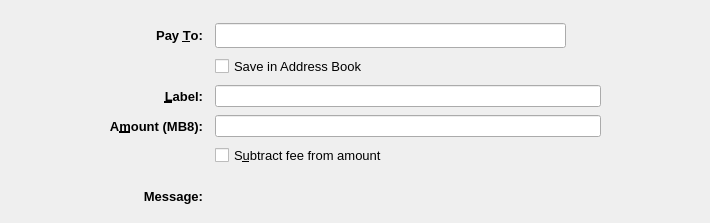
<?xml version="1.0" encoding="UTF-8"?>
<ui version="4.0">
 <class>SendCoinsEntry</class>
 <widget class="QStackedWidget" name="SendCoinsEntry">
  <property name="geometry">
   <rect>
    <x>0</x>
    <y>0</y>
    <width>710</width>
    <height>223</height>
   </rect>
  </property>
  <property name="focusPolicy">
   <enum>Qt::TabFocus</enum>
  </property>
  <property name="autoFillBackground">
   <bool>false</bool>
  </property>
  <property name="styleSheet">
   <string notr="true"/>
  </property>
  <property name="currentIndex">
   <number>0</number>
  </property>
  <widget class="QFrame" name="SendCoins">
   <property name="toolTip">
    <string>This is a normal payment.</string>
   </property>
   <property name="frameShape">
    <enum>QFrame::NoFrame</enum>
   </property>
   <layout class="QGridLayout" name="gridLayout">
    <property name="topMargin">
     <number>8</number>
    </property>
    <property name="bottomMargin">
     <number>4</number>
    </property>
    <property name="horizontalSpacing">
     <number>12</number>
    </property>
    <property name="verticalSpacing">
     <number>8</number>
    </property>
    <item row="1" column="0">
     <spacer name="horizontalSpacer">
      <property name="orientation">
       <enum>Qt::Horizontal</enum>
      </property>
      <property name="sizeType">
       <enum>QSizePolicy::Maximum</enum>
      </property>
      <property name="sizeHint" stdset="0">
       <size>
        <width>100</width>
        <height>20</height>
       </size>
      </property>
     </spacer>
    </item>
    <item row="3" column="2">
     <widget class="QLineEdit" name="addAsLabel">
      <property name="sizePolicy">
       <sizepolicy hsizetype="Expanding" vsizetype="Expanding">
        <horstretch>0</horstretch>
        <verstretch>0</verstretch>
       </sizepolicy>
      </property>
      <property name="toolTip">
       <string>Enter a label for this address to add it to the list of used addresses</string>
      </property>
      <property name="styleSheet">
       <string notr="true"/>
      </property>
     </widget>
    </item>
    <item row="0" column="2">
     <spacer name="verticalSpacer">
      <property name="orientation">
       <enum>Qt::Vertical</enum>
      </property>
      <property name="sizeHint" stdset="0">
       <size>
        <width>20</width>
        <height>40</height>
       </size>
      </property>
     </spacer>
    </item>
    <item row="1" column="3">
     <spacer name="horizontalSpacer_2">
      <property name="orientation">
       <enum>Qt::Horizontal</enum>
      </property>
      <property name="sizeType">
       <enum>QSizePolicy::Maximum</enum>
      </property>
      <property name="sizeHint" stdset="0">
       <size>
        <width>100</width>
        <height>20</height>
       </size>
      </property>
     </spacer>
    </item>
    <item row="12" column="2">
     <widget class="QLabel" name="messageTextLabel">
      <property name="toolTip">
       <string>A message that was attached to the mb8coin: URI which will be stored with the transaction for your reference. Note: This message will not be sent over the MB8Coin network.</string>
      </property>
      <property name="styleSheet">
       <string notr="true"/>
      </property>
      <property name="textFormat">
       <enum>Qt::PlainText</enum>
      </property>
     </widget>
    </item>
    <item row="1" column="1">
     <widget class="QLabel" name="payToLabel">
      <property name="font">
       <font>
        <pointsize>10</pointsize>
        <weight>75</weight>
        <bold>true</bold>
       </font>
      </property>
      <property name="text">
       <string>Pay &amp;To:</string>
      </property>
      <property name="alignment">
       <set>Qt::AlignRight|Qt::AlignTrailing|Qt::AlignVCenter</set>
      </property>
      <property name="buddy">
       <cstring>payTo</cstring>
      </property>
     </widget>
    </item>
    <item row="12" column="1">
     <widget class="QLabel" name="messageLabel">
      <property name="font">
       <font>
        <pointsize>10</pointsize>
        <weight>75</weight>
        <bold>true</bold>
       </font>
      </property>
      <property name="text">
       <string>Message:</string>
      </property>
      <property name="alignment">
       <set>Qt::AlignRight|Qt::AlignTrailing|Qt::AlignVCenter</set>
      </property>
     </widget>
    </item>
    <item row="6" column="2">
     <layout class="QHBoxLayout" name="horizontalLayoutAmount" stretch="0">
      <item>
       <widget class="MB8CoinAmountField" name="payAmount">
        <property name="sizePolicy">
         <sizepolicy hsizetype="Expanding" vsizetype="Expanding">
          <horstretch>0</horstretch>
          <verstretch>0</verstretch>
         </sizepolicy>
        </property>
        <property name="styleSheet">
         <string notr="true"/>
        </property>
       </widget>
      </item>
     </layout>
    </item>
    <item row="3" column="1">
     <widget class="QLabel" name="labellLabel">
      <property name="font">
       <font>
        <pointsize>10</pointsize>
        <weight>75</weight>
        <bold>true</bold>
       </font>
      </property>
      <property name="text">
       <string>&amp;Label:</string>
      </property>
      <property name="alignment">
       <set>Qt::AlignRight|Qt::AlignTrailing|Qt::AlignVCenter</set>
      </property>
      <property name="buddy">
       <cstring>addAsLabel</cstring>
      </property>
     </widget>
    </item>
    <item row="1" column="2">
     <layout class="QHBoxLayout" name="payToLayout">
      <property name="spacing">
       <number>0</number>
      </property>
      <item>
       <widget class="QValidatedLineEdit" name="payTo">
        <property name="sizePolicy">
         <sizepolicy hsizetype="Expanding" vsizetype="Expanding">
          <horstretch>0</horstretch>
          <verstretch>0</verstretch>
         </sizepolicy>
        </property>
        <property name="toolTip">
         <string>The MB8Coin address to send the payment to</string>
        </property>
        <property name="styleSheet">
         <string notr="true"/>
        </property>
       </widget>
      </item>
      <item>
       <widget class="QToolButton" name="addressBookButton">
        <property name="toolTip">
         <string notr="true"/>
        </property>
        <property name="styleSheet">
         <string notr="true">border:0;background:transparent</string>
        </property>
        <property name="text">
         <string/>
        </property>
        <property name="icon">
         <iconset resource="../mb8coin.qrc">
          <normaloff>:/icons/address-book</normaloff>:/icons/address-book</iconset>
        </property>
        <property name="iconSize">
         <size>
          <width>22</width>
          <height>22</height>
         </size>
        </property>
        <property name="shortcut">
         <string>Alt+A</string>
        </property>
       </widget>
      </item>
      <item>
       <spacer name="horizontalSpacer_3">
        <property name="orientation">
         <enum>Qt::Horizontal</enum>
        </property>
        <property name="sizeType">
         <enum>QSizePolicy::Maximum</enum>
        </property>
        <property name="sizeHint" stdset="0">
         <size>
          <width>10</width>
          <height>20</height>
         </size>
        </property>
       </spacer>
      </item>
     </layout>
    </item>
    <item row="10" column="2">
     <spacer name="verticalSpacer_3">
      <property name="orientation">
       <enum>Qt::Vertical</enum>
      </property>
      <property name="sizeHint" stdset="0">
       <size>
        <width>20</width>
        <height>40</height>
       </size>
      </property>
     </spacer>
    </item>
    <item row="2" column="2">
     <widget class="QCheckBox" name="addressBookCheckBox">
      <property name="font">
       <font>
        <pointsize>10</pointsize>
       </font>
      </property>
      <property name="text">
       <string>Save in Address Book</string>
      </property>
     </widget>
    </item>
    <item row="6" column="1">
     <widget class="QLabel" name="amountLabel">
      <property name="font">
       <font>
        <pointsize>10</pointsize>
        <weight>75</weight>
        <bold>true</bold>
       </font>
      </property>
      <property name="text">
       <string>A&amp;mount (MB8):</string>
      </property>
      <property name="alignment">
       <set>Qt::AlignRight|Qt::AlignTrailing|Qt::AlignVCenter</set>
      </property>
      <property name="buddy">
       <cstring>payAmount</cstring>
      </property>
     </widget>
    </item>
    <item row="13" column="2">
     <spacer name="verticalSpacer_2">
      <property name="orientation">
       <enum>Qt::Vertical</enum>
      </property>
      <property name="sizeHint" stdset="0">
       <size>
        <width>20</width>
        <height>40</height>
       </size>
      </property>
     </spacer>
    </item>
    <item row="7" column="2">
     <widget class="QCheckBox" name="checkboxSubtractFeeFromAmount">
      <property name="font">
       <font>
        <pointsize>10</pointsize>
       </font>
      </property>
      <property name="toolTip">
       <string>The fee will be deducted from the amount being sent. The recipient will receive less mb8coins than you enter in the amount field. If multiple recipients are selected, the fee is split equally.</string>
      </property>
      <property name="text">
       <string>S&amp;ubtract fee from amount</string>
      </property>
     </widget>
    </item>
   </layout>
  </widget>
  <widget class="QFrame" name="SendCoins_UnauthenticatedPaymentRequest">
   <property name="palette">
    <palette>
     <active>
      <colorrole role="WindowText">
       <brush brushstyle="SolidPattern">
        <color alpha="255">
         <red>0</red>
         <green>0</green>
         <blue>0</blue>
        </color>
       </brush>
      </colorrole>
      <colorrole role="Button">
       <brush brushstyle="SolidPattern">
        <color alpha="255">
         <red>239</red>
         <green>241</green>
         <blue>244</blue>
        </color>
       </brush>
      </colorrole>
      <colorrole role="Light">
       <brush brushstyle="SolidPattern">
        <color alpha="255">
         <red>255</red>
         <green>255</green>
         <blue>255</blue>
        </color>
       </brush>
      </colorrole>
      <colorrole role="Midlight">
       <brush brushstyle="SolidPattern">
        <color alpha="255">
         <red>255</red>
         <green>255</green>
         <blue>191</blue>
        </color>
       </brush>
      </colorrole>
      <colorrole role="Dark">
       <brush brushstyle="SolidPattern">
        <color alpha="255">
         <red>127</red>
         <green>127</green>
         <blue>63</blue>
        </color>
       </brush>
      </colorrole>
      <colorrole role="Mid">
       <brush brushstyle="SolidPattern">
        <color alpha="255">
         <red>170</red>
         <green>170</green>
         <blue>84</blue>
        </color>
       </brush>
      </colorrole>
      <colorrole role="Text">
       <brush brushstyle="SolidPattern">
        <color alpha="255">
         <red>0</red>
         <green>0</green>
         <blue>0</blue>
        </color>
       </brush>
      </colorrole>
      <colorrole role="BrightText">
       <brush brushstyle="SolidPattern">
        <color alpha="255">
         <red>255</red>
         <green>255</green>
         <blue>255</blue>
        </color>
       </brush>
      </colorrole>
      <colorrole role="ButtonText">
       <brush brushstyle="SolidPattern">
        <color alpha="255">
         <red>0</red>
         <green>0</green>
         <blue>0</blue>
        </color>
       </brush>
      </colorrole>
      <colorrole role="Base">
       <brush brushstyle="SolidPattern">
        <color alpha="255">
         <red>239</red>
         <green>241</green>
         <blue>244</blue>
        </color>
       </brush>
      </colorrole>
      <colorrole role="Window">
       <brush brushstyle="SolidPattern">
        <color alpha="255">
         <red>239</red>
         <green>241</green>
         <blue>244</blue>
        </color>
       </brush>
      </colorrole>
      <colorrole role="Shadow">
       <brush brushstyle="SolidPattern">
        <color alpha="255">
         <red>0</red>
         <green>0</green>
         <blue>0</blue>
        </color>
       </brush>
      </colorrole>
      <colorrole role="AlternateBase">
       <brush brushstyle="SolidPattern">
        <color alpha="255">
         <red>255</red>
         <green>255</green>
         <blue>191</blue>
        </color>
       </brush>
      </colorrole>
      <colorrole role="ToolTipBase">
       <brush brushstyle="SolidPattern">
        <color alpha="255">
         <red>255</red>
         <green>255</green>
         <blue>220</blue>
        </color>
       </brush>
      </colorrole>
      <colorrole role="ToolTipText">
       <brush brushstyle="SolidPattern">
        <color alpha="255">
         <red>0</red>
         <green>0</green>
         <blue>0</blue>
        </color>
       </brush>
      </colorrole>
     </active>
     <inactive>
      <colorrole role="WindowText">
       <brush brushstyle="SolidPattern">
        <color alpha="255">
         <red>0</red>
         <green>0</green>
         <blue>0</blue>
        </color>
       </brush>
      </colorrole>
      <colorrole role="Button">
       <brush brushstyle="SolidPattern">
        <color alpha="255">
         <red>239</red>
         <green>241</green>
         <blue>244</blue>
        </color>
       </brush>
      </colorrole>
      <colorrole role="Light">
       <brush brushstyle="SolidPattern">
        <color alpha="255">
         <red>255</red>
         <green>255</green>
         <blue>255</blue>
        </color>
       </brush>
      </colorrole>
      <colorrole role="Midlight">
       <brush brushstyle="SolidPattern">
        <color alpha="255">
         <red>255</red>
         <green>255</green>
         <blue>191</blue>
        </color>
       </brush>
      </colorrole>
      <colorrole role="Dark">
       <brush brushstyle="SolidPattern">
        <color alpha="255">
         <red>127</red>
         <green>127</green>
         <blue>63</blue>
        </color>
       </brush>
      </colorrole>
      <colorrole role="Mid">
       <brush brushstyle="SolidPattern">
        <color alpha="255">
         <red>170</red>
         <green>170</green>
         <blue>84</blue>
        </color>
       </brush>
      </colorrole>
      <colorrole role="Text">
       <brush brushstyle="SolidPattern">
        <color alpha="255">
         <red>0</red>
         <green>0</green>
         <blue>0</blue>
        </color>
       </brush>
      </colorrole>
      <colorrole role="BrightText">
       <brush brushstyle="SolidPattern">
        <color alpha="255">
         <red>255</red>
         <green>255</green>
         <blue>255</blue>
        </color>
       </brush>
      </colorrole>
      <colorrole role="ButtonText">
       <brush brushstyle="SolidPattern">
        <color alpha="255">
         <red>0</red>
         <green>0</green>
         <blue>0</blue>
        </color>
       </brush>
      </colorrole>
      <colorrole role="Base">
       <brush brushstyle="SolidPattern">
        <color alpha="255">
         <red>239</red>
         <green>241</green>
         <blue>244</blue>
        </color>
       </brush>
      </colorrole>
      <colorrole role="Window">
       <brush brushstyle="SolidPattern">
        <color alpha="255">
         <red>239</red>
         <green>241</green>
         <blue>244</blue>
        </color>
       </brush>
      </colorrole>
      <colorrole role="Shadow">
       <brush brushstyle="SolidPattern">
        <color alpha="255">
         <red>0</red>
         <green>0</green>
         <blue>0</blue>
        </color>
       </brush>
      </colorrole>
      <colorrole role="AlternateBase">
       <brush brushstyle="SolidPattern">
        <color alpha="255">
         <red>255</red>
         <green>255</green>
         <blue>191</blue>
        </color>
       </brush>
      </colorrole>
      <colorrole role="ToolTipBase">
       <brush brushstyle="SolidPattern">
        <color alpha="255">
         <red>255</red>
         <green>255</green>
         <blue>220</blue>
        </color>
       </brush>
      </colorrole>
      <colorrole role="ToolTipText">
       <brush brushstyle="SolidPattern">
        <color alpha="255">
         <red>0</red>
         <green>0</green>
         <blue>0</blue>
        </color>
       </brush>
      </colorrole>
     </inactive>
     <disabled>
      <colorrole role="WindowText">
       <brush brushstyle="SolidPattern">
        <color alpha="255">
         <red>127</red>
         <green>127</green>
         <blue>63</blue>
        </color>
       </brush>
      </colorrole>
      <colorrole role="Button">
       <brush brushstyle="SolidPattern">
        <color alpha="255">
         <red>239</red>
         <green>241</green>
         <blue>244</blue>
        </color>
       </brush>
      </colorrole>
      <colorrole role="Light">
       <brush brushstyle="SolidPattern">
        <color alpha="255">
         <red>255</red>
         <green>255</green>
         <blue>255</blue>
        </color>
       </brush>
      </colorrole>
      <colorrole role="Midlight">
       <brush brushstyle="SolidPattern">
        <color alpha="255">
         <red>255</red>
         <green>255</green>
         <blue>191</blue>
        </color>
       </brush>
      </colorrole>
      <colorrole role="Dark">
       <brush brushstyle="SolidPattern">
        <color alpha="255">
         <red>127</red>
         <green>127</green>
         <blue>63</blue>
        </color>
       </brush>
      </colorrole>
      <colorrole role="Mid">
       <brush brushstyle="SolidPattern">
        <color alpha="255">
         <red>170</red>
         <green>170</green>
         <blue>84</blue>
        </color>
       </brush>
      </colorrole>
      <colorrole role="Text">
       <brush brushstyle="SolidPattern">
        <color alpha="255">
         <red>127</red>
         <green>127</green>
         <blue>63</blue>
        </color>
       </brush>
      </colorrole>
      <colorrole role="BrightText">
       <brush brushstyle="SolidPattern">
        <color alpha="255">
         <red>255</red>
         <green>255</green>
         <blue>255</blue>
        </color>
       </brush>
      </colorrole>
      <colorrole role="ButtonText">
       <brush brushstyle="SolidPattern">
        <color alpha="255">
         <red>127</red>
         <green>127</green>
         <blue>63</blue>
        </color>
       </brush>
      </colorrole>
      <colorrole role="Base">
       <brush brushstyle="SolidPattern">
        <color alpha="255">
         <red>239</red>
         <green>241</green>
         <blue>244</blue>
        </color>
       </brush>
      </colorrole>
      <colorrole role="Window">
       <brush brushstyle="SolidPattern">
        <color alpha="255">
         <red>239</red>
         <green>241</green>
         <blue>244</blue>
        </color>
       </brush>
      </colorrole>
      <colorrole role="Shadow">
       <brush brushstyle="SolidPattern">
        <color alpha="255">
         <red>0</red>
         <green>0</green>
         <blue>0</blue>
        </color>
       </brush>
      </colorrole>
      <colorrole role="AlternateBase">
       <brush brushstyle="SolidPattern">
        <color alpha="255">
         <red>255</red>
         <green>255</green>
         <blue>127</blue>
        </color>
       </brush>
      </colorrole>
      <colorrole role="ToolTipBase">
       <brush brushstyle="SolidPattern">
        <color alpha="255">
         <red>255</red>
         <green>255</green>
         <blue>220</blue>
        </color>
       </brush>
      </colorrole>
      <colorrole role="ToolTipText">
       <brush brushstyle="SolidPattern">
        <color alpha="255">
         <red>0</red>
         <green>0</green>
         <blue>0</blue>
        </color>
       </brush>
      </colorrole>
     </disabled>
    </palette>
   </property>
   <property name="toolTip">
    <string>This is an unauthenticated payment request.</string>
   </property>
   <property name="autoFillBackground">
    <bool>false</bool>
   </property>
   <property name="frameShape">
    <enum>QFrame::NoFrame</enum>
   </property>
   <layout class="QGridLayout" name="gridLayout_is">
    <property name="spacing">
     <number>12</number>
    </property>
    <item row="0" column="0">
     <widget class="QLabel" name="payToLabel_is">
      <property name="text">
       <string>Pay To:</string>
      </property>
      <property name="alignment">
       <set>Qt::AlignRight|Qt::AlignTrailing|Qt::AlignVCenter</set>
      </property>
     </widget>
    </item>
    <item row="0" column="1">
     <layout class="QHBoxLayout" name="payToLayout_is">
      <property name="spacing">
       <number>0</number>
      </property>
      <item>
       <widget class="QLabel" name="payTo_is">
        <property name="styleSheet">
         <string notr="true">background: #fff; border-radius: 4px; border: 1px solid #000; padding:2px</string>
        </property>
       </widget>
      </item>
      <item>
       <widget class="QToolButton" name="deleteButton_is">
        <property name="toolTip">
         <string>Remove this entry</string>
        </property>
        <property name="text">
         <string/>
        </property>
        <property name="icon">
         <iconset resource="../mb8coin.qrc">
          <normaloff>:/icons/remove</normaloff>:/icons/remove</iconset>
        </property>
       </widget>
      </item>
     </layout>
    </item>
    <item row="1" column="0">
     <widget class="QLabel" name="memoLabel_is">
      <property name="text">
       <string>Memo:</string>
      </property>
      <property name="alignment">
       <set>Qt::AlignRight|Qt::AlignTrailing|Qt::AlignVCenter</set>
      </property>
     </widget>
    </item>
    <item row="1" column="1">
     <widget class="QLabel" name="memoTextLabel_is">
      <property name="styleSheet">
       <string notr="true">background: #fff; border-radius: 4px; border: 1px solid #000; padding:2px</string>
      </property>
      <property name="textFormat">
       <enum>Qt::PlainText</enum>
      </property>
     </widget>
    </item>
    <item row="2" column="0">
     <widget class="QLabel" name="amountLabel_is">
      <property name="text">
       <string>A&amp;mount:</string>
      </property>
      <property name="alignment">
       <set>Qt::AlignRight|Qt::AlignTrailing|Qt::AlignVCenter</set>
      </property>
      <property name="buddy">
       <cstring>payAmount_is</cstring>
      </property>
     </widget>
    </item>
    <item row="2" column="1">
     <widget class="MB8CoinAmountField" name="payAmount_is">
      <property name="acceptDrops">
       <bool>false</bool>
      </property>
      <property name="styleSheet">
       <string notr="true">background: #fff; border-radius: 4px; border: 1px solid #000; padding:2px</string>
      </property>
     </widget>
    </item>
   </layout>
  </widget>
  <widget class="QFrame" name="SendCoins_AuthenticatedPaymentRequest">
   <property name="palette">
    <palette>
     <active>
      <colorrole role="WindowText">
       <brush brushstyle="SolidPattern">
        <color alpha="255">
         <red>0</red>
         <green>0</green>
         <blue>0</blue>
        </color>
       </brush>
      </colorrole>
      <colorrole role="Button">
       <brush brushstyle="SolidPattern">
        <color alpha="255">
         <red>239</red>
         <green>241</green>
         <blue>244</blue>
        </color>
       </brush>
      </colorrole>
      <colorrole role="Light">
       <brush brushstyle="SolidPattern">
        <color alpha="255">
         <red>230</red>
         <green>255</green>
         <blue>224</blue>
        </color>
       </brush>
      </colorrole>
      <colorrole role="Midlight">
       <brush brushstyle="SolidPattern">
        <color alpha="255">
         <red>185</red>
         <green>243</green>
         <blue>171</blue>
        </color>
       </brush>
      </colorrole>
      <colorrole role="Dark">
       <brush brushstyle="SolidPattern">
        <color alpha="255">
         <red>70</red>
         <green>116</green>
         <blue>59</blue>
        </color>
       </brush>
      </colorrole>
      <colorrole role="Mid">
       <brush brushstyle="SolidPattern">
        <color alpha="255">
         <red>93</red>
         <green>155</green>
         <blue>79</blue>
        </color>
       </brush>
      </colorrole>
      <colorrole role="Text">
       <brush brushstyle="SolidPattern">
        <color alpha="255">
         <red>0</red>
         <green>0</green>
         <blue>0</blue>
        </color>
       </brush>
      </colorrole>
      <colorrole role="BrightText">
       <brush brushstyle="SolidPattern">
        <color alpha="255">
         <red>155</red>
         <green>255</green>
         <blue>147</blue>
        </color>
       </brush>
      </colorrole>
      <colorrole role="ButtonText">
       <brush brushstyle="SolidPattern">
        <color alpha="255">
         <red>0</red>
         <green>0</green>
         <blue>0</blue>
        </color>
       </brush>
      </colorrole>
      <colorrole role="Base">
       <brush brushstyle="SolidPattern">
        <color alpha="255">
         <red>239</red>
         <green>241</green>
         <blue>244</blue>
        </color>
       </brush>
      </colorrole>
      <colorrole role="Window">
       <brush brushstyle="SolidPattern">
        <color alpha="255">
         <red>239</red>
         <green>241</green>
         <blue>244</blue>
        </color>
       </brush>
      </colorrole>
      <colorrole role="Shadow">
       <brush brushstyle="SolidPattern">
        <color alpha="255">
         <red>0</red>
         <green>0</green>
         <blue>0</blue>
        </color>
       </brush>
      </colorrole>
      <colorrole role="AlternateBase">
       <brush brushstyle="SolidPattern">
        <color alpha="255">
         <red>197</red>
         <green>243</green>
         <blue>187</blue>
        </color>
       </brush>
      </colorrole>
      <colorrole role="NoRole">
       <brush brushstyle="SolidPattern">
        <color alpha="255">
         <red>125</red>
         <green>194</green>
         <blue>122</blue>
        </color>
       </brush>
      </colorrole>
      <colorrole role="ToolTipBase">
       <brush brushstyle="SolidPattern">
        <color alpha="255">
         <red>255</red>
         <green>255</green>
         <blue>220</blue>
        </color>
       </brush>
      </colorrole>
      <colorrole role="ToolTipText">
       <brush brushstyle="SolidPattern">
        <color alpha="255">
         <red>0</red>
         <green>0</green>
         <blue>0</blue>
        </color>
       </brush>
      </colorrole>
     </active>
     <inactive>
      <colorrole role="WindowText">
       <brush brushstyle="SolidPattern">
        <color alpha="255">
         <red>0</red>
         <green>0</green>
         <blue>0</blue>
        </color>
       </brush>
      </colorrole>
      <colorrole role="Button">
       <brush brushstyle="SolidPattern">
        <color alpha="255">
         <red>239</red>
         <green>241</green>
         <blue>244</blue>
        </color>
       </brush>
      </colorrole>
      <colorrole role="Light">
       <brush brushstyle="SolidPattern">
        <color alpha="255">
         <red>230</red>
         <green>255</green>
         <blue>224</blue>
        </color>
       </brush>
      </colorrole>
      <colorrole role="Midlight">
       <brush brushstyle="SolidPattern">
        <color alpha="255">
         <red>185</red>
         <green>243</green>
         <blue>171</blue>
        </color>
       </brush>
      </colorrole>
      <colorrole role="Dark">
       <brush brushstyle="SolidPattern">
        <color alpha="255">
         <red>70</red>
         <green>116</green>
         <blue>59</blue>
        </color>
       </brush>
      </colorrole>
      <colorrole role="Mid">
       <brush brushstyle="SolidPattern">
        <color alpha="255">
         <red>93</red>
         <green>155</green>
         <blue>79</blue>
        </color>
       </brush>
      </colorrole>
      <colorrole role="Text">
       <brush brushstyle="SolidPattern">
        <color alpha="255">
         <red>0</red>
         <green>0</green>
         <blue>0</blue>
        </color>
       </brush>
      </colorrole>
      <colorrole role="BrightText">
       <brush brushstyle="SolidPattern">
        <color alpha="255">
         <red>155</red>
         <green>255</green>
         <blue>147</blue>
        </color>
       </brush>
      </colorrole>
      <colorrole role="ButtonText">
       <brush brushstyle="SolidPattern">
        <color alpha="255">
         <red>0</red>
         <green>0</green>
         <blue>0</blue>
        </color>
       </brush>
      </colorrole>
      <colorrole role="Base">
       <brush brushstyle="SolidPattern">
        <color alpha="255">
         <red>239</red>
         <green>241</green>
         <blue>244</blue>
        </color>
       </brush>
      </colorrole>
      <colorrole role="Window">
       <brush brushstyle="SolidPattern">
        <color alpha="255">
         <red>239</red>
         <green>241</green>
         <blue>244</blue>
        </color>
       </brush>
      </colorrole>
      <colorrole role="Shadow">
       <brush brushstyle="SolidPattern">
        <color alpha="255">
         <red>0</red>
         <green>0</green>
         <blue>0</blue>
        </color>
       </brush>
      </colorrole>
      <colorrole role="AlternateBase">
       <brush brushstyle="SolidPattern">
        <color alpha="255">
         <red>197</red>
         <green>243</green>
         <blue>187</blue>
        </color>
       </brush>
      </colorrole>
      <colorrole role="NoRole">
       <brush brushstyle="SolidPattern">
        <color alpha="255">
         <red>125</red>
         <green>194</green>
         <blue>122</blue>
        </color>
       </brush>
      </colorrole>
      <colorrole role="ToolTipBase">
       <brush brushstyle="SolidPattern">
        <color alpha="255">
         <red>255</red>
         <green>255</green>
         <blue>220</blue>
        </color>
       </brush>
      </colorrole>
      <colorrole role="ToolTipText">
       <brush brushstyle="SolidPattern">
        <color alpha="255">
         <red>0</red>
         <green>0</green>
         <blue>0</blue>
        </color>
       </brush>
      </colorrole>
     </inactive>
     <disabled>
      <colorrole role="WindowText">
       <brush brushstyle="SolidPattern">
        <color alpha="255">
         <red>70</red>
         <green>116</green>
         <blue>59</blue>
        </color>
       </brush>
      </colorrole>
      <colorrole role="Button">
       <brush brushstyle="SolidPattern">
        <color alpha="255">
         <red>239</red>
         <green>241</green>
         <blue>244</blue>
        </color>
       </brush>
      </colorrole>
      <colorrole role="Light">
       <brush brushstyle="SolidPattern">
        <color alpha="255">
         <red>230</red>
         <green>255</green>
         <blue>224</blue>
        </color>
       </brush>
      </colorrole>
      <colorrole role="Midlight">
       <brush brushstyle="SolidPattern">
        <color alpha="255">
         <red>185</red>
         <green>243</green>
         <blue>171</blue>
        </color>
       </brush>
      </colorrole>
      <colorrole role="Dark">
       <brush brushstyle="SolidPattern">
        <color alpha="255">
         <red>70</red>
         <green>116</green>
         <blue>59</blue>
        </color>
       </brush>
      </colorrole>
      <colorrole role="Mid">
       <brush brushstyle="SolidPattern">
        <color alpha="255">
         <red>93</red>
         <green>155</green>
         <blue>79</blue>
        </color>
       </brush>
      </colorrole>
      <colorrole role="Text">
       <brush brushstyle="SolidPattern">
        <color alpha="255">
         <red>70</red>
         <green>116</green>
         <blue>59</blue>
        </color>
       </brush>
      </colorrole>
      <colorrole role="BrightText">
       <brush brushstyle="SolidPattern">
        <color alpha="255">
         <red>155</red>
         <green>255</green>
         <blue>147</blue>
        </color>
       </brush>
      </colorrole>
      <colorrole role="ButtonText">
       <brush brushstyle="SolidPattern">
        <color alpha="255">
         <red>70</red>
         <green>116</green>
         <blue>59</blue>
        </color>
       </brush>
      </colorrole>
      <colorrole role="Base">
       <brush brushstyle="SolidPattern">
        <color alpha="255">
         <red>239</red>
         <green>241</green>
         <blue>244</blue>
        </color>
       </brush>
      </colorrole>
      <colorrole role="Window">
       <brush brushstyle="SolidPattern">
        <color alpha="255">
         <red>239</red>
         <green>241</green>
         <blue>244</blue>
        </color>
       </brush>
      </colorrole>
      <colorrole role="Shadow">
       <brush brushstyle="SolidPattern">
        <color alpha="255">
         <red>0</red>
         <green>0</green>
         <blue>0</blue>
        </color>
       </brush>
      </colorrole>
      <colorrole role="AlternateBase">
       <brush brushstyle="SolidPattern">
        <color alpha="255">
         <red>140</red>
         <green>232</green>
         <blue>119</blue>
        </color>
       </brush>
      </colorrole>
      <colorrole role="NoRole">
       <brush brushstyle="SolidPattern">
        <color alpha="255">
         <red>125</red>
         <green>194</green>
         <blue>122</blue>
        </color>
       </brush>
      </colorrole>
      <colorrole role="ToolTipBase">
       <brush brushstyle="SolidPattern">
        <color alpha="255">
         <red>255</red>
         <green>255</green>
         <blue>220</blue>
        </color>
       </brush>
      </colorrole>
      <colorrole role="ToolTipText">
       <brush brushstyle="SolidPattern">
        <color alpha="255">
         <red>0</red>
         <green>0</green>
         <blue>0</blue>
        </color>
       </brush>
      </colorrole>
     </disabled>
    </palette>
   </property>
   <property name="toolTip">
    <string>This is an authenticated payment request.</string>
   </property>
   <property name="autoFillBackground">
    <bool>false</bool>
   </property>
   <property name="styleSheet">
    <string notr="true">background: #eff1f4; border: 0</string>
   </property>
   <property name="frameShape">
    <enum>QFrame::NoFrame</enum>
   </property>
   <layout class="QGridLayout" name="gridLayout_s">
    <property name="spacing">
     <number>12</number>
    </property>
    <item row="0" column="0">
     <widget class="QLabel" name="payToLabel_s">
      <property name="text">
       <string>Pay To:</string>
      </property>
      <property name="alignment">
       <set>Qt::AlignRight|Qt::AlignTrailing|Qt::AlignVCenter</set>
      </property>
     </widget>
    </item>
    <item row="0" column="1">
     <layout class="QHBoxLayout" name="payToLayout_s">
      <property name="spacing">
       <number>0</number>
      </property>
      <item>
       <widget class="QLabel" name="payTo_s">
        <property name="styleSheet">
         <string notr="true">background: #fff; border-radius: 4px; border: 1px solid #000; padding:2px</string>
        </property>
        <property name="textFormat">
         <enum>Qt::PlainText</enum>
        </property>
       </widget>
      </item>
      <item>
       <widget class="QToolButton" name="deleteButton_s">
        <property name="toolTip">
         <string>Remove this entry</string>
        </property>
        <property name="text">
         <string/>
        </property>
        <property name="icon">
         <iconset resource="../mb8coin.qrc">
          <normaloff>:/icons/remove</normaloff>:/icons/remove</iconset>
        </property>
       </widget>
      </item>
     </layout>
    </item>
    <item row="1" column="0">
     <widget class="QLabel" name="memoLabel_s">
      <property name="text">
       <string>Memo:</string>
      </property>
      <property name="alignment">
       <set>Qt::AlignRight|Qt::AlignTrailing|Qt::AlignVCenter</set>
      </property>
     </widget>
    </item>
    <item row="1" column="1">
     <widget class="QLabel" name="memoTextLabel_s">
      <property name="styleSheet">
       <string notr="true">background: #fff; border-radius: 4px; border: 1px solid #000; padding:2px</string>
      </property>
      <property name="textFormat">
       <enum>Qt::PlainText</enum>
      </property>
     </widget>
    </item>
    <item row="2" column="0">
     <widget class="QLabel" name="amountLabel_s">
      <property name="text">
       <string>A&amp;mount:</string>
      </property>
      <property name="alignment">
       <set>Qt::AlignRight|Qt::AlignTrailing|Qt::AlignVCenter</set>
      </property>
      <property name="buddy">
       <cstring>payAmount_s</cstring>
      </property>
     </widget>
    </item>
    <item row="2" column="1">
     <widget class="MB8CoinAmountField" name="payAmount_s">
      <property name="acceptDrops">
       <bool>false</bool>
      </property>
      <property name="styleSheet">
       <string notr="true">background: #fff; border-radius: 4px; border: 1px solid #000; padding:2px</string>
      </property>
     </widget>
    </item>
   </layout>
  </widget>
 </widget>
 <customwidgets>
  <customwidget>
   <class>QValidatedLineEdit</class>
   <extends>QLineEdit</extends>
   <header>qvalidatedlineedit.h</header>
  </customwidget>
  <customwidget>
   <class>MB8CoinAmountField</class>
   <extends>QLineEdit</extends>
   <header>mb8coinamountfield.h</header>
   <container>1</container>
  </customwidget>
 </customwidgets>
 <tabstops>
  <tabstop>payTo</tabstop>
  <tabstop>addressBookButton</tabstop>
  <tabstop>payAmount</tabstop>
  <tabstop>payAmount_is</tabstop>
  <tabstop>deleteButton_is</tabstop>
  <tabstop>payAmount_s</tabstop>
  <tabstop>deleteButton_s</tabstop>
 </tabstops>
 <resources>
  <include location="../mb8coin.qrc"/>
 </resources>
 <connections/>
</ui>
